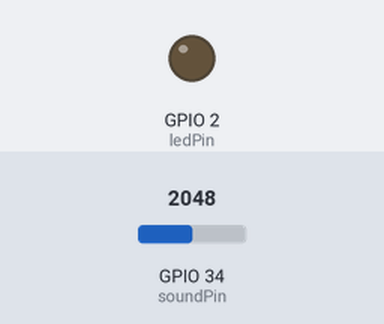
The sketch below on a simulated ESP32. Shown: output pins drawn as LEDs (lit = HIGH). The test bench sets the inputs (shaded band); at power-on: GPIO 34 (soundPin) = 2048. What the sketch prints to the serial monitor is not drawn.

Above: at 0.1 s.
At 5.1 s:
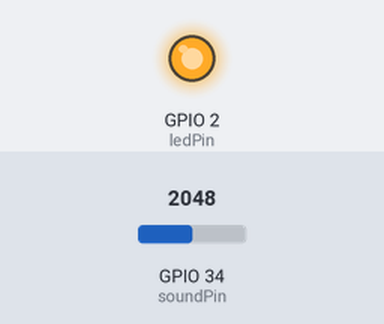
Timing chart, 0 to 6.6 s (numbered marks = the images above):
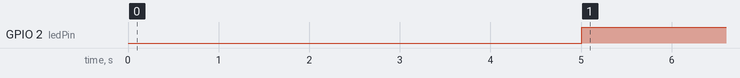

The sketch:

ky-037_esp32.ino
```cpp
const int soundPin = 34;   // GPIO pin connected to the sound sensor
const int ledPin = 2;      // ESP32 onboard LED pin
int soundVal;              // sound sensor readings

bool thresholdExceeded = false;  // Flag to indicate if threshold is exceeded
unsigned long startTime = 0;     // Variable to store the start time

void setup() {
  pinMode(soundPin, INPUT);
  pinMode(ledPin, OUTPUT);
  Serial.begin(9600);
}

void loop() {
  // Read the sound sensor
  soundVal = analogRead(soundPin);

  // Print sound value to serial
  Serial.println(soundVal);

  // If sound level is above a threshold, indicate a clap
  if (soundVal > 500 && !thresholdExceeded) {
    startTime = millis(); // Record the start time
    thresholdExceeded = true; // Set the flag to true
  }

  // Check if the threshold was exceeded for 5 seconds
  if (thresholdExceeded && millis() - startTime >= 5000) {
    digitalWrite(ledPin, HIGH); // Turn ON ESP32 onboard LED
  }  else if (!thresholdExceeded && millis() - startTime >= 2000) {
    digitalWrite(ledPin, LOW);  // Turn OFF ESP32 onboard LED if below threshold for 2 seconds
  }
}
//+ -> 3v
//GND -> GND
//AO -> 34
//DO -> 2
```

Measured:
- by itself, GPIO 2 (ledPin): LOW → HIGH at 5.0 s
